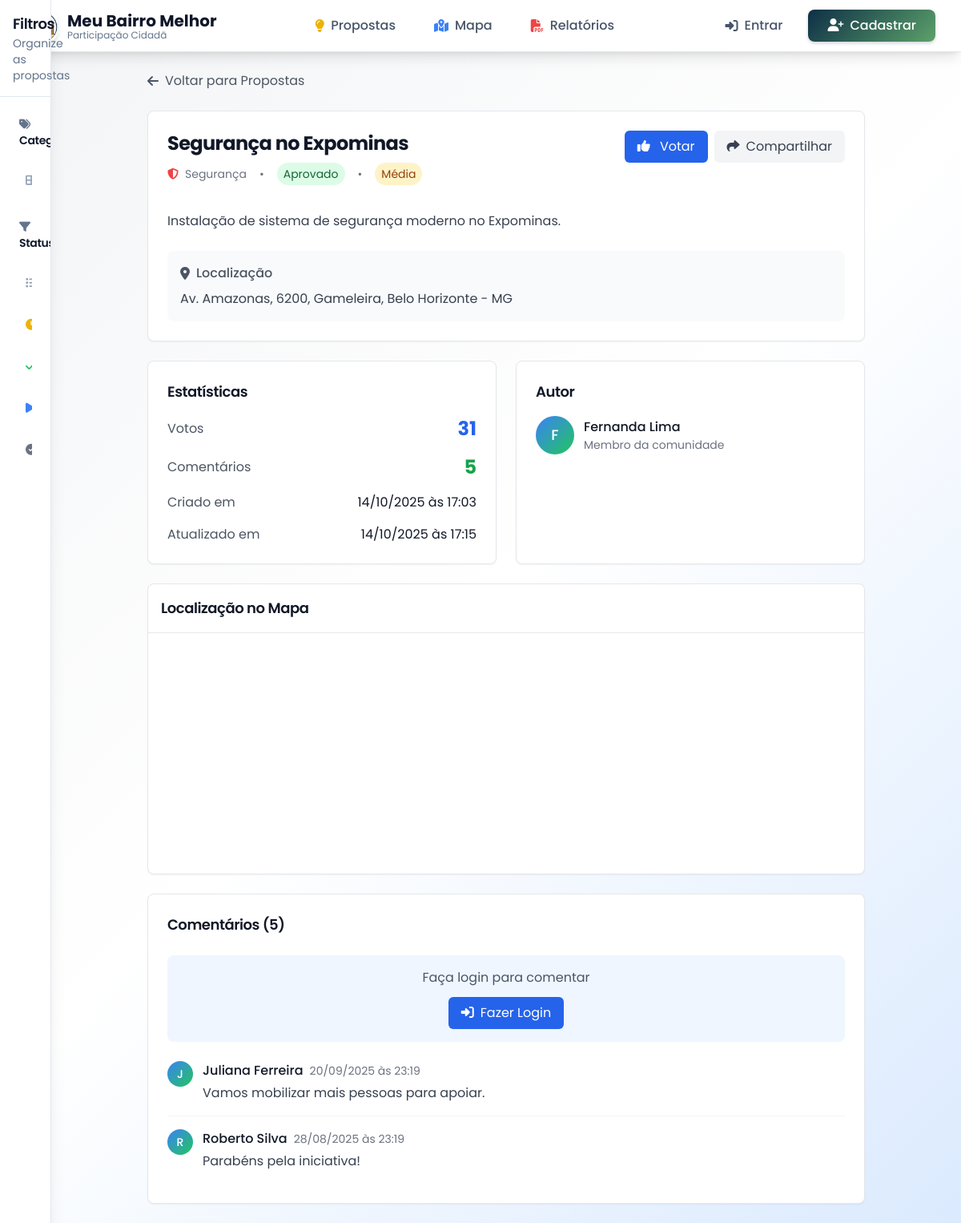
/proposta/37, run on the app's committed database.
### app.py (models this page shows, shortened)
class Proposal(db.Model):
    id = db.Column(db.Integer, primary_key=True)
    title = db.Column(db.String(200), nullable=False)
    description = db.Column(db.Text, nullable=False)
    category = db.Column(db.String(50), db.ForeignKey('category.id'), nullable=False)
    latitude = db.Column(db.Float, nullable=False)
    longitude = db.Column(db.Float, nullable=False)
    address = db.Column(db.String(300), nullable=False)
    status = db.Column(db.String(20), default='pending')
    priority = db.Column(db.String(10), default='medium')
    votes_count = db.Column(db.Integer, default=0)
    comments_count = db.Column(db.Integer, default=0)
    author_id = db.Column(db.Integer, db.ForeignKey('user.id'), nullable=False)
    created_at = db.Column(db.DateTime, default=datetime.utcnow)
    updated_at = db.Column(db.DateTime, default=datetime.utcnow, onupdate=datetime.utcnow)
    author = db.relationship('User', backref='proposals')
    category_obj = db.relationship('Category', backref='proposals')

class Category(db.Model):
    id = db.Column(db.String(50), primary_key=True)
    name = db.Column(db.String(100), nullable=False)
    icon = db.Column(db.String(50))
    color = db.Column(db.String(7))

class User(UserMixin, db.Model):
    id = db.Column(db.Integer, primary_key=True)
    email = db.Column(db.String(120), unique=True, nullable=False)
    name = db.Column(db.String(100), nullable=False)
    password_hash = db.Column(db.String(128))
    created_at = db.Column(db.DateTime, default=datetime.utcnow)
    nome_completo = db.Column(db.String(200))
    cpf = db.Column(db.String(14))
    telefone = db.Column(db.String(20))
    endereco = db.Column(db.Text)
    cep = db.Column(db.String(10))
    data_nascimento = db.Column(db.Date)

class Comment(db.Model):
    id = db.Column(db.Integer, primary_key=True)
    proposal_id = db.Column(db.Integer, db.ForeignKey('proposal.id'), nullable=False)
    user_id = db.Column(db.Integer, db.ForeignKey('user.id'), nullable=False)
    content = db.Column(db.Text, nullable=False)
    created_at = db.Column(db.DateTime, default=datetime.utcnow)
    updated_at = db.Column(db.DateTime, default=datetime.utcnow, onupdate=datetime.utcnow)
    user = db.relationship('User', backref='comments')
    proposal = db.relationship('Proposal', backref='comments')
    @property
    def author_name(self):
        return self.user.name if self.user else 'Usuário Anônimo'

### app.py (the view)
@app.route('/proposta/<int:id>')
def proposta_detalhes(id):
    proposal = Proposal.query.get_or_404(id)
    comments = Comment.query.filter_by(proposal_id=id).order_by(Comment.created_at.desc()).all()
    user_voted = False
    if current_user.is_authenticated:
        vote = Vote.query.filter_by(
            proposal_id=id,
            user_id=current_user.id
        ).first()
        user_voted = vote is not None
    return render_template('proposta_detalhes.html',
                         proposal=proposal,
                         comments=comments,
                         user_voted=user_voted)

### templates/proposta_detalhes.html (shortened to what this page needs)
{% extends "base.html" %}
{% block content %}
<div class="max-w-4xl mx-auto space-y-6">
    <div>
        <a href="{{ url_for('index') }}" class="inline-flex items-center text-gray-600 hover:text-gray-900">
            <i class="fas fa-arrow-left mr-2"></i>Voltar para Propostas
        </a>
    </div>
    <div class="bg-white rounded-lg shadow-sm border border-gray-200 p-6">
        <div class="flex items-start justify-between mb-4">
            <div class="flex-1">
                <h1 class="text-2xl font-bold text-gray-900 mb-2">{{ proposal.title }}</h1>
                <div class="flex items-center space-x-4 text-sm text-gray-500 mb-4">
                    <div class="flex items-center space-x-2">
                        <i class="fas fa-{{ proposal.category_obj.icon }}" style="color: {{ proposal.category_obj.color }}"></i>
                        <span>{{ proposal.category_obj.name }}</span>
                    </div>
                    <span>•</span>
                    <span class="status-{{ proposal.status }} px-2 py-1 rounded-full">
                        {% if proposal.status == 'pending' %}Pendente
                        {% elif proposal.status == 'approved' %}Aprovado
                        {% elif proposal.status == 'in_progress' %}Em Andamento
                        {% elif proposal.status == 'completed' %}Concluído
                        {% elif proposal.status == 'rejected' %}Rejeitado
                        {% endif %}
                    </span>
                    <span>•</span>
                    <span class="priority-{{ proposal.priority }} px-2 py-1 rounded-full">
                        {% if proposal.priority == 'low' %}Baixa
                        {% elif proposal.priority == 'medium' %}Média
                        {% elif proposal.priority == 'high' %}Alta
                        {% endif %}
                    </span>
                </div>
            </div>
            <div id="votes" class="flex items-center space-x-2">
                <button onclick="voteProposal({{ proposal.id }})"
                        id="voteButton"
                        class="px-4 py-2 rounded-md transition-colors {% if user_voted %}bg-green-600 hover:bg-green-700 text-white{% else %}bg-blue-600 hover:bg-blue-700 text-white{% endif %}">
                    <i class="fas fa-thumbs-up mr-2"></i>
                    <span id="voteText">{% if user_voted %}Desvotar{% else %}Votar{% endif %}</span>
                </button>
                <button onclick="shareProposal()" class="px-4 py-2 bg-gray-100 text-gray-700 rounded-md hover:bg-gray-200 transition-colors">
                    <i class="fas fa-share mr-2"></i>Compartilhar
                </button>
            </div>
        </div>
        <div class="prose max-w-none">
            <p class="text-gray-700 leading-relaxed">{{ proposal.description }}</p>
        </div>
        <div class="mt-6 p-4 bg-gray-50 rounded-lg">
            <div class="flex items-center text-gray-600 mb-2">
                <i class="fas fa-map-marker-alt mr-2"></i>
                <span class="font-medium">Localização</span>
            </div>
            <p class="text-gray-700">{{ proposal.address }}</p>
        </div>
    </div>
    <div class="grid grid-cols-1 md:grid-cols-2 gap-6">
        <div class="bg-white rounded-lg shadow-sm border border-gray-200 p-6">
            <h3 class="text-lg font-semibold text-gray-900 mb-4">Estatísticas</h3>
            <div class="space-y-4">
                <div class="flex items-center justify-between">
                    <span class="text-gray-600">Votos</span>
                    <span class="text-2xl font-bold text-blue-600" id="votesCount">{{ proposal.votes_count }}</span>
                </div>
                <div class="flex items-center justify-between">
                    <span class="text-gray-600">Comentários</span>
                    <span class="text-2xl font-bold text-green-600" id="commentsCount">{{ proposal.comments_count }}</span>
                </div>
                <div class="flex items-center justify-between">
                    <span class="text-gray-600">Criado em</span>
                    <span class="text-gray-900">{{ proposal.created_at.strftime('%d/%m/%Y às %H:%M') }}</span>
                </div>
                <div class="flex items-center justify-between">
                    <span class="text-gray-600">Atualizado em</span>
                    <span class="text-gray-900">{{ proposal.updated_at.strftime('%d/%m/%Y às %H:%M') }}</span>
                </div>
            </div>
        </div>
        <div class="bg-white rounded-lg shadow-sm border border-gray-200 p-6">
            <h3 class="text-lg font-semibold text-gray-900 mb-4">Autor</h3>
            <div class="flex items-center space-x-3">
                <div class="w-12 h-12 bg-gradient-to-br from-blue-500 to-green-500 rounded-full flex items-center justify-center">
                    <span class="text-white text-lg font-medium">{{ proposal.author.name[0].upper() }}</span>
                </div>
                <div>
                    <p class="font-medium text-gray-900">{{ proposal.author.name }}</p>
                    <p class="text-sm text-gray-500">Membro da comunidade</p>
                </div>
            </div>
        </div>
    </div>
    <div class="bg-white rounded-lg shadow-sm border border-gray-200 overflow-hidden">
        <div class="p-4 border-b border-gray-200">
            <h3 class="text-lg font-semibold text-gray-900">Localização no Mapa</h3>
        </div>
        <div id="proposalMap" style="height: 300px;"></div>
    </div>
    <div id="comments" class="bg-white rounded-lg shadow-sm border border-gray-200 p-6">
        <div class="flex items-center justify-between mb-6">
            <h3 class="text-lg font-semibold text-gray-900">
                Comentários (<span id="commentsCountHeader">{{ proposal.comments_count }}</span>)
            </h3>
        </div>
        {% if current_user.is_authenticated %}
        <div class="mb-6 p-4 bg-gray-50 rounded-lg">
            <form id="commentForm">
                <div class="mb-3">
                    <label class="block text-sm font-medium text-gray-700 mb-2">Adicionar Comentário</label>
                    <textarea id="commentContent" rows="3"
                              class="w-full px-3 py-2 border border-gray-300 rounded-md focus:outline-none focus:ring-2 focus:ring-blue-500"
                              placeholder="Escreva seu comentário..."></textarea>
                </div>
                <button type="submit" class="px-4 py-2 bg-blue-600 text-white rounded-md hover:bg-blue-700 transition-colors">
                    <i class="fas fa-comment mr-2"></i>Comentar
                </button>
            </form>
        </div>
        {% else %}
        <div class="mb-6 p-4 bg-blue-50 rounded-lg text-center">
            <p class="text-gray-600 mb-3">Faça login para comentar</p>
            <button onclick="openLoginModal()" class="px-4 py-2 bg-blue-600 text-white rounded-md hover:bg-blue-700 transition-colors">
                <i class="fas fa-sign-in-alt mr-2"></i>Fazer Login
            </button>
        </div>
        {% endif %}
        <div id="commentsList" class="space-y-4">
            {% for comment in comments %}
            <div class="border-b border-gray-100 pb-4 last:border-b-0">
                <div class="flex items-start space-x-3">
                    <div class="w-8 h-8 bg-gradient-to-br from-blue-500 to-green-500 rounded-full flex items-center justify-center flex-shrink-0">
                        <span class="text-white text-sm font-medium">{{ comment.author_name[0].upper() }}</span>
                    </div>
                    <div class="flex-1">
                        <div class="flex items-center space-x-2 mb-1">
                            <span class="font-medium text-gray-900">{{ comment.author_name }}</span>
                            <span class="text-sm text-gray-500">{{ comment.created_at.strftime('%d/%m/%Y às %H:%M') }}</span>
                        </div>
                        <p class="text-gray-700">{{ comment.content }}</p>
                    </div>
                </div>
            </div>
            {% endfor %}
        </div>
    </div>
</div>
{% endblock %}

### static/css/custom.css (style rules this page uses)
* { font-family: 'Poppins', sans-serif; }
h1, h2, h3, h4, h5, h6 { font-weight: 600; letter-spacing: -0.025em; line-height: 1.2; }
.gradient-bg { background: linear-gradient(135deg, #f8fafc 0%, #ffffff 50%, #f1f5f9 100%); }
.status-approved { @apply bg-sustainability-100 text-sustainability-800 border border-sustainability-200; }
.priority-medium { @apply bg-yellow-100 text-yellow-800 border border-yellow-200; }

### templates/base.html (style rules this page uses)
.gradient-bg { background: linear-gradient(135deg, #f3f4f6 0%, #ffffff 50%, #dbeafe 100%); }
.status-approved { background-color: #dcfce7; color: #166534; }
.priority-medium { background-color: #fef3c7; color: #92400e; }

### data on the page
Proposal: title "Segurança no Expominas", description "Instalação de sistema de segurança moderno no Expominas.", address "Av. Amazonas, 6200, Gameleira, Belo Horizonte - MG", votes_count "31", comments_count "5", created_at "14/10/2025 às 17:03", updated_at "14/10/2025 às 17:15"
Category: category_obj.name "Segurança"
User: author "F", author.name "Fernanda Lima"
Comment: name "J", author_name "Juliana Ferreira", created_at "20/09/2025 às 23:19", content "Vamos mobilizar mais pessoas para apoiar."
Comment: name "R", author_name "Roberto Silva", created_at "28/08/2025 às 23:19", content "Parabéns pela iniciativa!"
